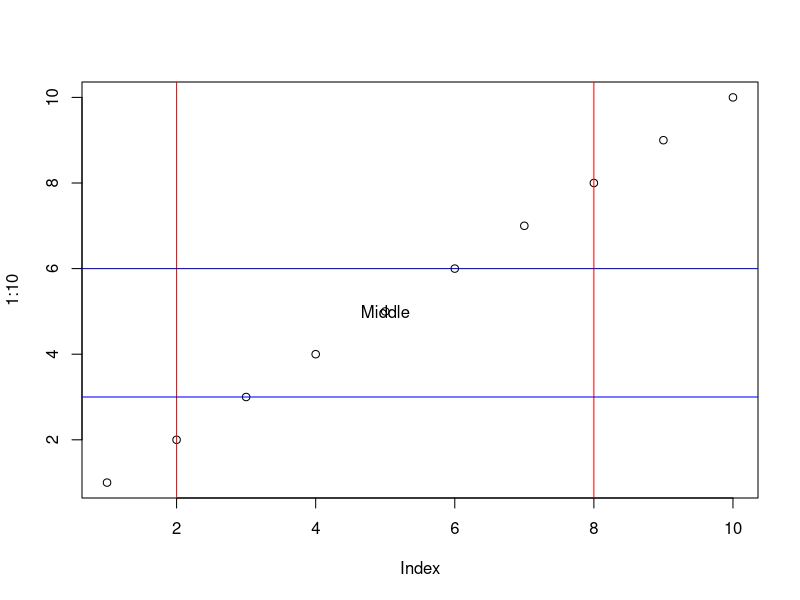

Generate this figure with R:

pdf("sample.pdf")
plot(1:10)
abline(v = c(2, 8), col = "red")
abline(h = c(3, 6), col = "blue")
text(5, 5, "Middle")
dev.off()


